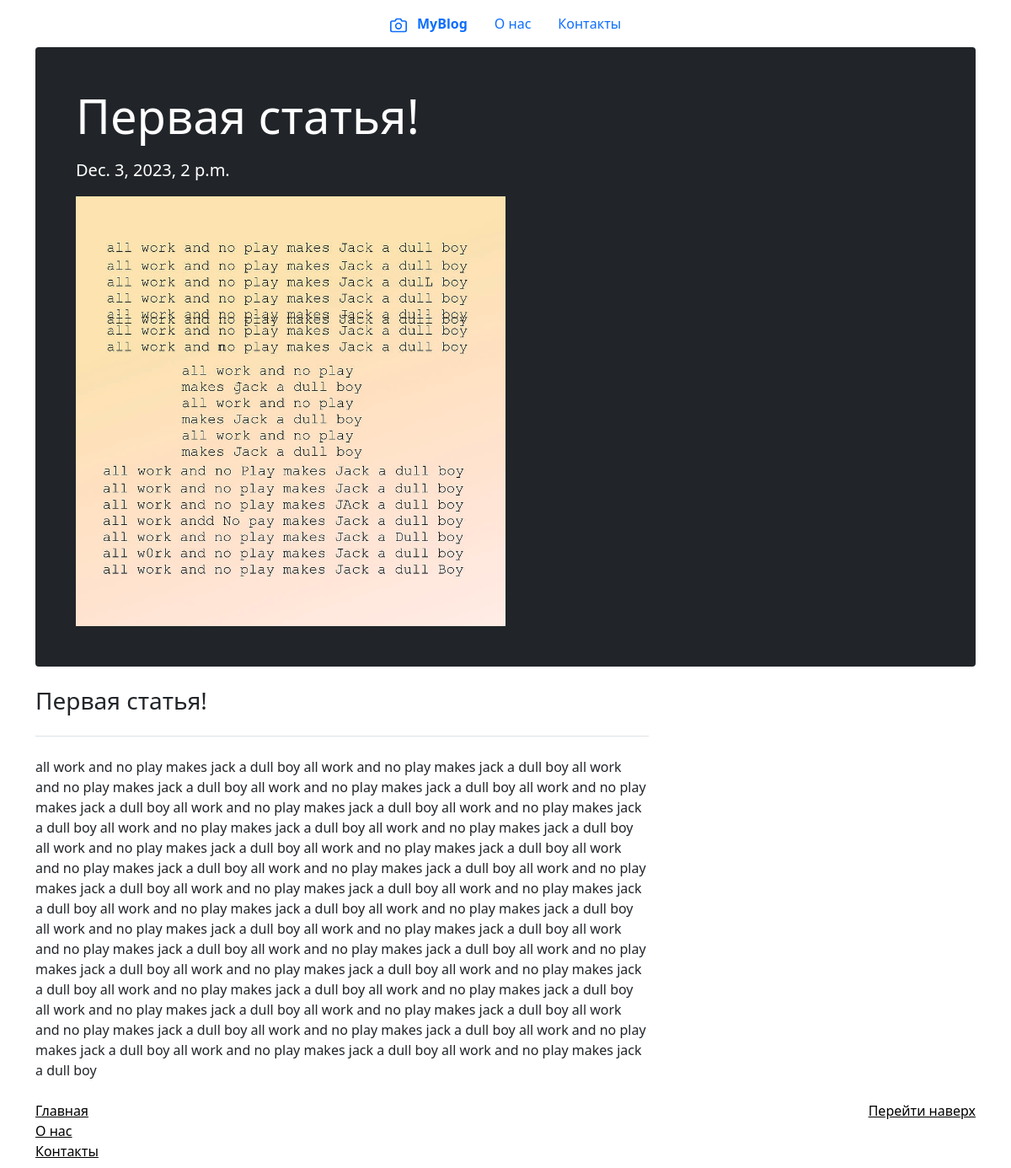
/articles/1, run on the app's committed database.
### myblogsite/models.py (models this page shows, shortened)
class Article(models.Model):
    title = models.CharField(max_length=256, verbose_name="Заголовок")
    text = models.TextField(verbose_name="Текст")
    image = models.ImageField(upload_to="images", verbose_name="Изображение")
    dt = models.DateTimeField(verbose_name="Дата и время")
    CATEGORIES = [
        ("SPORTS", "Спорт"),
        ("IT", "IT"),
        ("ANIMALS", "Животные"),
        ("OTHER", "Другое"),
    ]
    category = models.CharField(
        choices=CATEGORIES, default="IT", verbose_name="Категория", max_length=64
    )

### myblogsite/views.py (the view)
# urls.py: path("articles/<pk>", views.article_view, name="articles"),
def article_view(request, pk: int):
    article = Article.objects.get(pk=pk)
    return render(request, "article.html", model_to_dict(article))

### myblogsite/templates/article.html
{% extends 'main.html' %}
{% load static %}
{% block content %}
<div class="container">
    <div class="p-4 p-md-5 mb-4 text-white rounded bg-dark">
        <div class="col-md-6 px-0">
        <h1 class="display-4">{{ title }}</h1>
        <p class="lead my-3">{{ dt }}</p>
        <img class="img-fluid" src="../{{ image }}" width="100%">
    </div>
</div>
    <div class="row g-5">
      <div class="col-md-8">
        <h3 class="pb-4 mb-4 border-bottom">
          {{title}}
        </h3>
        <article class="blog-post">
            <p>{{ text }}</p>
        </article>
      </div>
    </div>
  </div>
{% endblock %}

### data on the page
Article: title "Первая статья!", dt "Dec. 3, 2023, 2 p.m.", image (picture), text "all work and no play makes jack a dull boy all work and no play makes jack a dull boy all work and no play makes jack a dull boy all work and no play makes jack a dull boy all work and no play makes jack a dull boy all work and no play makes jack a dull boy all work and no play makes jack a dull boy all work and no play makes jack a dull boy all work and no play makes jack a dull boy all work and no play makes jack a dull boy all work and no play makes jack a dull boy all work and no play makes jack a dull boy all work and no play makes jack a dull boy all work and no play makes jack a dull boy all work and no play makes jack a dull boy all work and no play makes jack a dull boy all work…"
